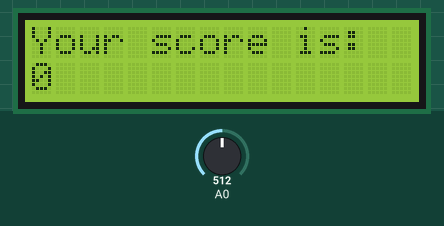
Simulated run of this sketch. Board: Arduino Uno, built with avr-gcc and run on an emulated ATmega328P. Shown: 16×2 character LCD. The test bench sets the inputs (shaded band); at power-on: A0 = 512. Random numbers use the default seed unless the sketch sets one.

Above: at 2.1 s.
At 5.2 s:
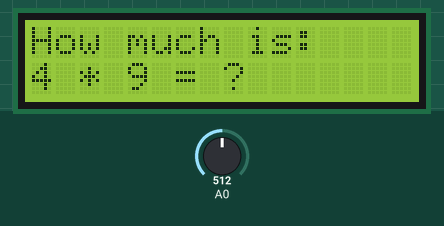
5.3 s: A0 set to 6
6.8 s: A0 set to 3
At 8.3 s:
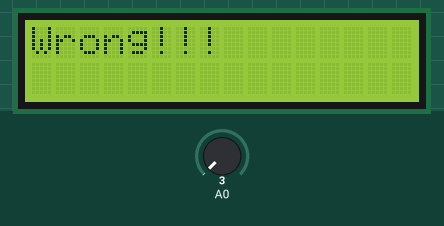
At 11.6 s:
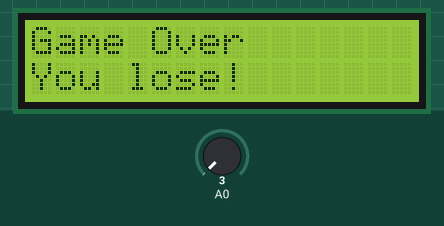
Timing chart, 0 to 13.1 s (numbered marks = the images above; inputs shaded):
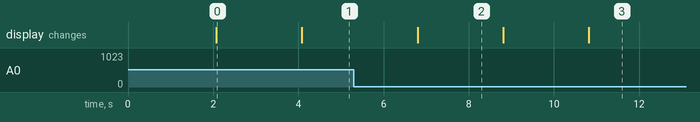

The sketch:

multiplication.ino
```cpp
#include "Arduino.h"
#include <LiquidCrystal.h>


#define SAMPLE_WAIT -1
#define NO_KEY 0
#define UP_KEY 3
#define DOWN_KEY 4
#define LEFT_KEY 2
#define RIGHT_KEY 5
#define SELECT_KEY 1


class DFR_Key{
public:
  DFR_Key();
  int getKey();
  void setRate(int);
private:
  int _refreshRate;
  int _keyPin;
  int _threshold;
  int _keyIn;
  int _curInput;
  int _curKey;
  int _prevInput;
  int _prevKey;
  boolean _change;
  unsigned long _oldTime;
};

static int DEFAULT_KEY_PIN = 0;
static int DEFAULT_THRESHOLD = 5;

static int UPKEY_ARV = 144; //that's read "analogue read value"
static int DOWNKEY_ARV = 329;
static int LEFTKEY_ARV = 505;
static int RIGHTKEY_ARV = 0;
static int SELKEY_ARV = 742;
static int NOKEY_ARV = 1023;

DFR_Key::DFR_Key(){
  _refreshRate = 10;
  _keyPin = DEFAULT_KEY_PIN;
  _threshold = DEFAULT_THRESHOLD;
  _keyIn = NO_KEY;
  _curInput = NO_KEY;
  _curKey = NO_KEY;
  _prevInput = NO_KEY;
  _prevKey = NO_KEY;
  _oldTime = 0;
}


int DFR_Key::getKey(){
  if (millis() > _oldTime + _refreshRate){
    _prevInput = _curInput;
    _curInput = analogRead(_keyPin);
    if (_curInput == _prevInput){
      _change = false;
      _curKey = _prevKey;
    }else{
      _change = true;
      _prevKey = _curKey;
      if (_curInput > UPKEY_ARV - _threshold && _curInput < UPKEY_ARV + _threshold ) _curKey = UP_KEY;
      else if (_curInput > DOWNKEY_ARV - _threshold && _curInput < DOWNKEY_ARV + _threshold ) _curKey = DOWN_KEY;
      else if (_curInput > RIGHTKEY_ARV - _threshold && _curInput < RIGHTKEY_ARV + _threshold ) _curKey = RIGHT_KEY;
      else if (_curInput > LEFTKEY_ARV - _threshold && _curInput < LEFTKEY_ARV + _threshold ) _curKey = LEFT_KEY;
      else if (_curInput > SELKEY_ARV - _threshold && _curInput < SELKEY_ARV + _threshold ) _curKey = SELECT_KEY;
      else _curKey = NO_KEY;
    }
    if (_change) return _curKey;
    else return SAMPLE_WAIT;
    _oldTime = millis();
  }

}

void DFR_Key::setRate(int rate){
  _refreshRate = rate;
}


const int lineSize(16);
const int colSize(2);

const int _maxRandomNumber=10;
const bool _useNegativeAnswers=false;


int _inputNumber=0;
int _score=0;
bool _isGameOver=false;
String _currentTestString;
int _currentTestAnswer;

//Pin assignments for SainSmart LCD Keypad Shield
LiquidCrystal lcd(8, 9, 4, 5, 6, 7);
//---------------------------------------------

DFR_Key keypad;

int localKey = 0;
String keyString = "";

void setup(){
  _inputNumber=0;
  randomSeed(analogRead(0));
  keypad.setRate(500);

  lcd.begin(lineSize, colSize);
  lcd.clear();
  lcd.setCursor(0,0);
  lcd.print("Welcome to the");
  lcd.setCursor(0,1);
  lcd.print("Math game!!!!");
  delay(2000);
    printScore();
  printLevel();
}
void printLevel(){
  generateTest();
  printTest();
}
void generateTest(){
  int x=random(_maxRandomNumber);
  int y=random(_maxRandomNumber);

    String test(String(x)+" * " + String(y)+" = ?");
    _currentTestString=test;
    _currentTestAnswer=x*y;

}
void printTest(){
  lcd.clear();
  lcd.setCursor(0,0);
  lcd.print("How much is:");
  lcd.setCursor(0,1);
  lcd.print(_currentTestString);
  _inputNumber=0;
}
void printScore(){
  lcd.clear();
  lcd.setCursor(0,0);
  lcd.print("Your score is:");
  lcd.setCursor(0,1);
  lcd.print(_score);
  delay(2000);
}
void printResult(bool correct){
  lcd.clear();
  lcd.setCursor(0,0);
  lcd.print(correct?"Correct!":"Wrong!!!");
  delay(2000);
}
bool checkScore(){
if(_score<0){
    lcd.clear();
    lcd.setCursor(0,0);
    lcd.print("Game Over");
    lcd.setCursor(0,1);
    lcd.print("You lose!");
    _isGameOver=true;
     return false;
}else if(_score>=10){
   lcd.clear();
    lcd.setCursor(0,0);
    lcd.print("Congrarulations!");
    lcd.setCursor(0,1);
    lcd.print("You Win!!!!!!!!");
    _isGameOver=true;
    return false;
}
 return true;
}
void checkAnswer(){
  if(_inputNumber==_currentTestAnswer){
    _score++;
    printResult(true);
    printScore();
    if(checkScore())
      printLevel();
  }else{
    _score--;
    printResult(false);
    printScore();
    if(checkScore())
      printTest();
  }
}
void loop() {
  if (_isGameOver) return;
  localKey = keypad.getKey();
  if (localKey != SAMPLE_WAIT && localKey!=NO_KEY){
    bool touched(false);
    switch (localKey){
        case SELECT_KEY:
        break;
        case LEFT_KEY:
        break;
        case UP_KEY:
          _inputNumber++;
          touched=true;
        break;
        case DOWN_KEY:
           _inputNumber--;
           touched=true;
        break;
        case RIGHT_KEY:
          checkAnswer();
        break;
    }
    if(touched){
      lcd.clear();
      lcd.setCursor(0,0);
      lcd.print(_inputNumber);
      lcd.setCursor(0,1);
      lcd.print(_currentTestString);
      delay(200);
    }


  }

}
```

Measured:
- the behaviour switches between 5 and 4 on A0 (found by bisection; images 1 and 2)
- after the input at 5.3 s, every drawn part: stays the same
- after the input at 6.8 s, the display: changes at once (image 2)
- what the display in image 0 shows lasts 2.0 s, from 2.1 s to 4.1 s
